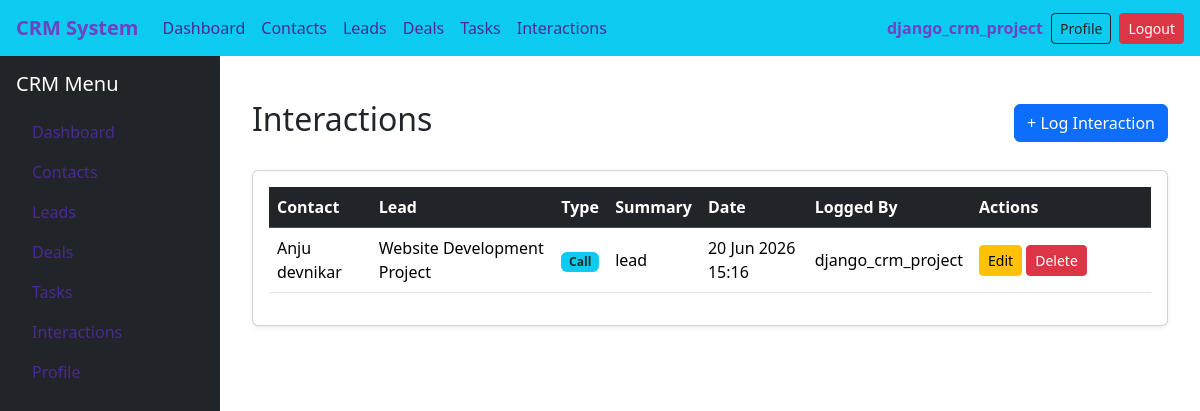
Page /interactions/ (signed in) on the earlier database version.
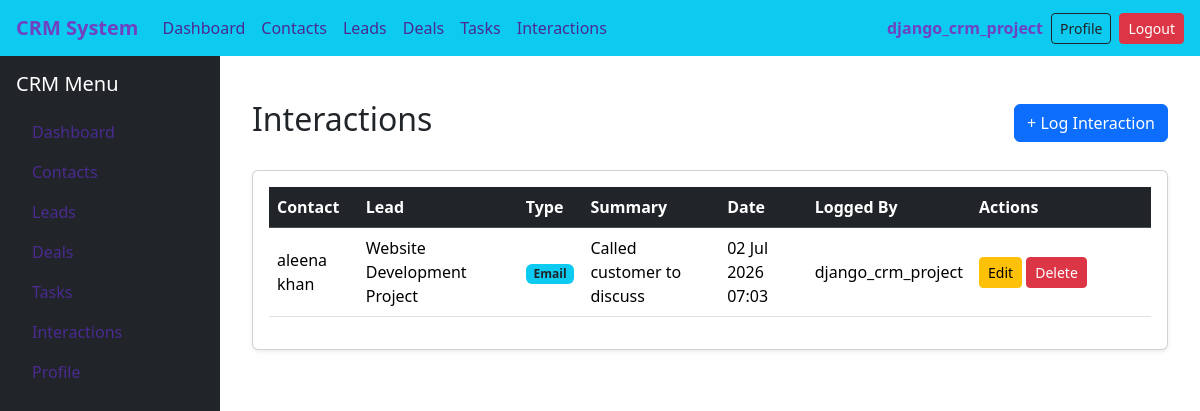
Same page on the later database version.
### interactions/models.py (models this page shows, shortened)
class Interaction(models.Model):
    INTERACTION_CHOICES = [
        ('call', 'Call'),
        ('email', 'Email'),
        ('meeting', 'Meeting'),
        ('note', 'Note'),
    ]
    contact = models.ForeignKey(Contact,on_delete=models.CASCADE)
    lead = models.ForeignKey(Lead,null=True,blank=True,on_delete=models.SET_NULL)
    type = models.CharField(max_length=10,choices=INTERACTION_CHOICES)
    summary = models.TextField()
    logged_by = models.ForeignKey( settings.AUTH_USER_MODEL,on_delete=models.SET_NULL,null=True)
    interaction_date = models.DateTimeField(default=timezone.now)

### contacts/models.py (models this page shows)
class Contact(models.Model):
    SOURCE_CHOICES = (
        ('website','Website'),
        ('referral','Referral'),
        ('social','Social Media'),
        ('cold_call','Cold Call'),
    )
    first_name = models.CharField(max_length=100)
    last_name = models.CharField(max_length=100)
    email = models.EmailField(unique=True)
    phone = models.CharField(max_length=20,blank=True)
    company = models.ForeignKey(Company,on_delete=models.SET_NULL,null=True,blank=True)
    assigned_to = models.ForeignKey(settings.AUTH_USER_MODEL,on_delete=models.SET_NULL,null=True,blank=True)
    source = models.CharField(max_length=20,choices=SOURCE_CHOICES)
    created_at = models.DateTimeField(auto_now_add=True)
    def __str__(self):
       return f"{self.first_name} {self.last_name}"

### leads/models.py (models this page shows)
class Lead(models.Model):
    STATUS_CHOICES = [
        ('new','New'),
        ('contacted','Contacted'),
        ('qualified','Qualified'),
        ('proposal','Proposal'),
        ('won','Won'),
        ('lost','Lost'),
    ]
    contact = models.ForeignKey(Contact,on_delete=models.CASCADE)
    title = models.CharField(max_length=200)
    status = models.CharField(max_length=20, choices=STATUS_CHOICES, default='new')
    assigned_to = models.ForeignKey(settings.AUTH_USER_MODEL, on_delete=models.SET_NULL, null=True,blank=True)
    estimated_value = models.DecimalField(max_digits=12, decimal_places=2, default=0)
    expected_close =models.DateField(null=True, blank=True)
    created_at = models.DateTimeField(auto_now_add=True)
    updated_at =models.DateTimeField(auto_now=True)
    def __str__(self):
        return self.title

### accounts/models.py (models this page shows)
class CustomUser(AbstractUser):
    ROLE_CHOICES = (
        ('admin', 'Admin'),
        ('agent', 'Agent'),
    )
    role = models.CharField(max_length=10, choices=ROLE_CHOICES, default='agent')
    phone = models.CharField(max_length=15, blank=True, null=True)
    profile_pic = models.ImageField(upload_to="profiles/", blank=True, null=True)
    email = models.EmailField(unique=True)
    is_approved = models.BooleanField(default=False, help_text="Admin approval required for login")
    def __str__(self):
        return self.username

### interactions/views.py (the view)
class InteractionListView(LoginRequiredMixin, ListView):
    model = Interaction
    template_name = "interactions/interaction_list.html"
    context_object_name = "interactions"
    ordering = ["-interaction_date"]
    def get_queryset(self):
        user = self.request.user
        if user.role == "admin":
            return Interaction.objects.select_related(
                "contact",
                "lead",
                "logged_by",
            )
        return Interaction.objects.filter(
            logged_by=user
        ).select_related(
            "contact",
            "lead",
            "logged_by",
        )

### templates/interactions/interaction_list.html (shortened to what this page needs)
{% extends "base.html" %}
{% block content %}
<div class="container mt-4">
    <div class="d-flex justify-content-between align-items-center mb-4">
        <h2>Interactions</h2>
        <a href="{% url 'interaction_add' %}" class="btn btn-primary">
            + Log Interaction
        </a>
    </div>
    <div class="card shadow-sm">
        <div class="card-body">
            {% if interactions %}
            <div class="table-responsive">
                <table class="table table-hover align-middle">
                    <thead class="table-dark">
                        <tr>
                            <th>Contact</th>
                            <th>Lead</th>
                            <th>Type</th>
                            <th>Summary</th>
                            <th>Date</th>
                            <th>Logged By</th>
                            <th width="180">Actions</th>
                        </tr>
                    </thead>
                    <tbody>
                        {% for interaction in interactions %}
                        <tr>
                            <td>
                                {{ interaction.contact }}
                            </td>
                            <td>
                                {% if interaction.lead %}
                                    {{ interaction.lead }}
                                {% else %}
                                    -
                                {% endif %}
                            </td>
                            <td>
                                <span class="badge bg-info text-dark">
                                    {{ interaction.get_type_display }}
                                </span>
                            </td>
                            <td>
                                {{ interaction.summary|truncatechars:50 }}
                            </td>
                            <td>
                                {{ interaction.interaction_date|date:"d M Y H:i" }}
                            </td>
                            <td>
                                {{ interaction.logged_by }}
                            </td>
                            <td>
                                <a href="{% url 'interaction_edit' interaction.pk %}"
                                   class="btn btn-sm btn-warning">
                                    Edit
                                </a>
                                <a href="{% url 'interaction_delete' interaction.pk %}"
                                   class="btn btn-sm btn-danger">
                                    Delete
                                </a>
                            </td>
                        </tr>
                        {% endfor %}
                    </tbody>
                </table>
            </div>
            {% endif %}
        </div>
    </div>
</div>
{% endblock %}

Differences in the rows shown:
removed Interaction: contact "Anju devnikar", lead "Website Development Project", type "Call", summary "lead", interaction_date "20 Jun 2026 15:16", logged_by "django_crm_project"
added Interaction: contact "aleena khan", lead "Website Development Project", type "Email", summary "Called customer to discuss", interaction_date "02 Jul 2026 07:03", logged_by "django_crm_project"
